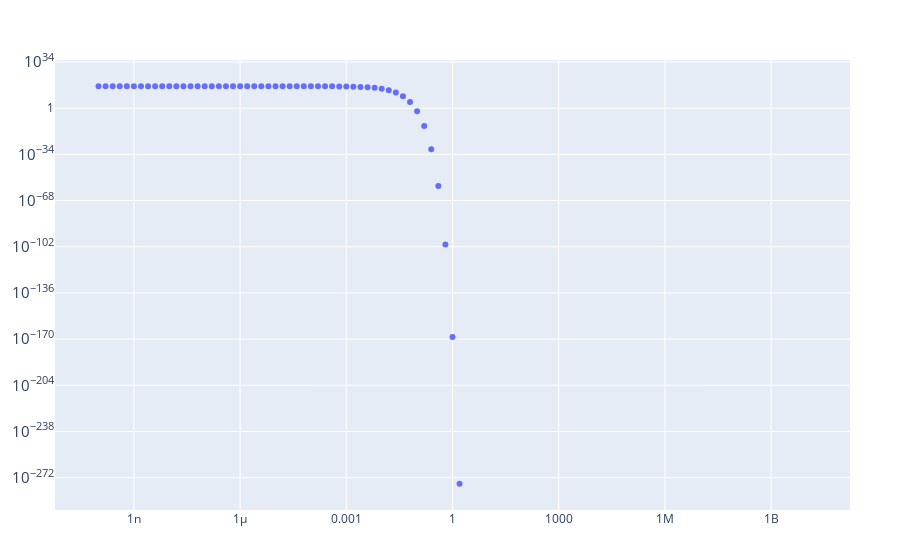

Source (notebook cell):
### Code cell
function plot_power_time_series(nuclide, time_array)
    power_time_series = Float64.(power_time_series_dict[nuclide])
    time_array = Float64.(time_array)
    plot(scatter(x = time_array, y = power_time_series, mode = "markers"), 
    Layout(xaxis_type = "log", yaxis_type = "log"))#, yaxis_type = "log"))
end
plot_power_time_series("271Ds", time_array)
